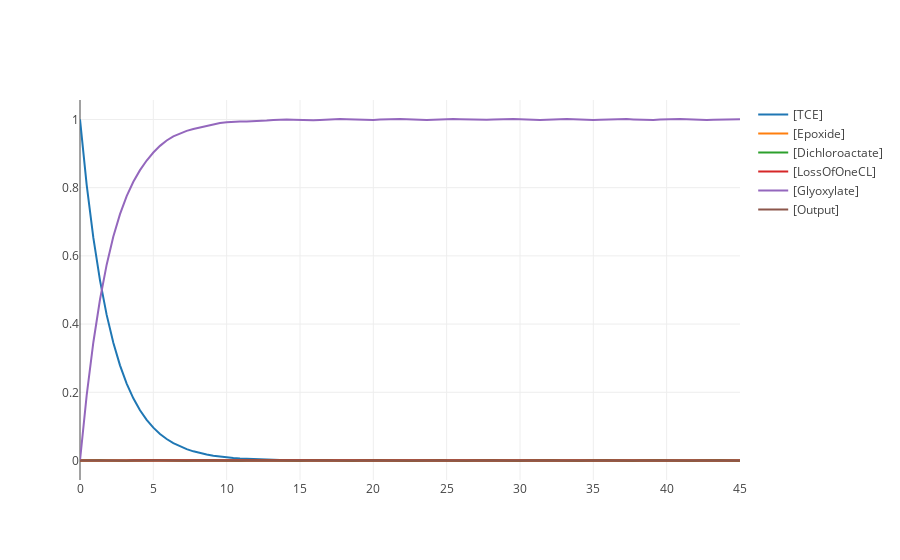

Here is the notebook cell this chart was saved with:
### Code cell
def Population1(x):
    model.reset()
    model.PopulationVariable1 = x
    model.simulate(0, 45, 100)
    model.plot()
    
def Population2(x):
    model.reset()
    model.PopulationVariable2 = x
    model.simulate(0, 45, 100)
    model.plot()

def Population3(x):
    model.reset()
    model.PopulationVariable3 = x
    model.simulate(0, 45, 100)
    model.plot()
    

interact(Population1, x=100);
interact(Population2, x=100);
interact(Population3, x=100);
